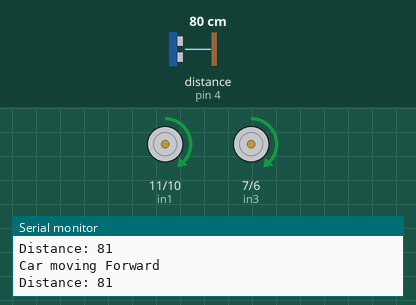
Simulated run of this sketch. Board: Arduino Uno, built with avr-gcc and run on an emulated ATmega328P. Parts: motor-driver pin pairs drawn as motors (green arrow = first pin HIGH = forward, orange = second pin HIGH = backward, longer = more drive, scaled by the enable pin), the last lines printed to the serial monitor. The test bench sets the inputs (shaded band); at power-on: distance to the obstacle (sensor on pin 4) 80 cm. The echo pulse lasts 58.3 µs per cm.

Above: at 1.2 s.
1.3 s: distance to the obstacle (sensor on pin 4) set to 27 cm
3.0 s: distance to the obstacle (sensor on pin 4) set to 21 cm
At 4.6 s:
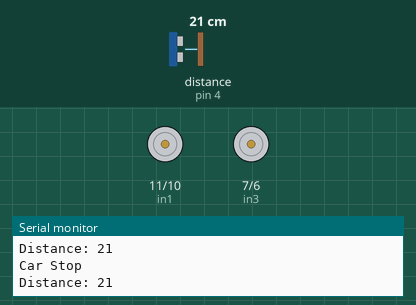
5.7 s: distance to the obstacle (sensor on pin 4) set to 35 cm
At 7.1 s:
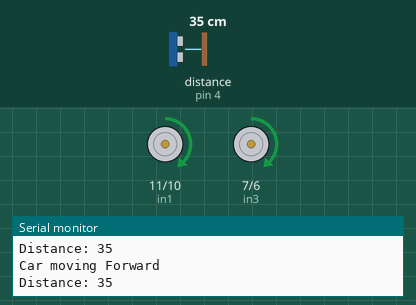
7.5 s: distance to the obstacle (sensor on pin 4) set to 2 cm
At 9.0 s:
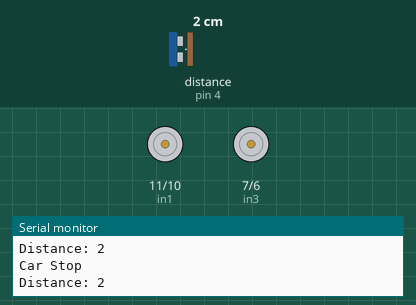
Timing chart, 0 to 10.3 s (numbered marks = the images above; inputs shaded):
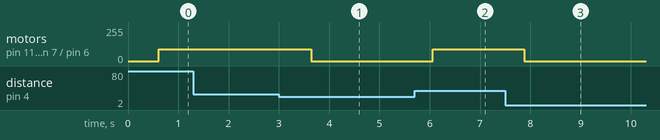

Measured:
- the behaviour switches between 25 and 24 cm on distance to the obstacle (sensor on pin 4) (found by bisection; images 0 and 1)
- after the input at 3.0 s, motor on pin 11 (in1) / pin 10 (in2), motor on pin 7 (in3) / pin 6 (in4): forward 90/255 → stopped after 0.64 s
- after the input at 5.7 s, motor on pin 11 (in1) / pin 10 (in2), motor on pin 7 (in3) / pin 6 (in4): stopped → forward 90/255 after 0.36 s
- after the input at 7.5 s, motor on pin 11 (in1) / pin 10 (in2), motor on pin 7 (in3) / pin 6 (in4): forward 90/255 → stopped after 0.38 s

The sketch:

Ultrasonic___Motor_Calibration.ino
```cpp
#include <NewPing.h>

#define Trig_Pin 12
#define Echo_Pin 4
#define Max_Distance 400

float distance;

NewPing sonar(Trig_Pin, Echo_Pin, Max_Distance);

#define in1 11
#define in2 10
#define in3 7
#define in4 6

const int enA = 3;
const int enB = 5;

void setup(){
Serial.begin(9600);

pinMode(in1, OUTPUT);
pinMode(in2, OUTPUT);
pinMode(in3, OUTPUT);
pinMode(in4, OUTPUT);
pinMode(enA, OUTPUT);
pinMode(enB, OUTPUT);


}

void loop(){
Serial.print("Distance: ");
Serial.println(Distance());

if(Distance() < 25){
  Stop();
}else
  moveForward();
}

int Distance(){
distance = sonar.ping_cm();
delay(300);
return distance;
}

void moveForward(){
analogWrite(enA, 90);
analogWrite(enB, 90);
digitalWrite(in1, HIGH);
digitalWrite(in2, LOW);
digitalWrite(in3, HIGH);
digitalWrite(in4, LOW);
Serial.println("Car moving Forward");
}

void Stop(){
analogWrite(enA, 0);
analogWrite(enB, 0);
digitalWrite(in1, LOW);
digitalWrite(in2, LOW);
digitalWrite(in3, LOW);
digitalWrite(in4, LOW);
Serial.println("Car Stop");
}

void moveLeft(){
analogWrite(enA, 90);
analogWrite(enB, 90);
digitalWrite(in1, HIGH);
digitalWrite(in2, LOW);
digitalWrite(in3, LOW);
digitalWrite(in4, LOW);
}

void moveRight(){
analogWrite(enA, 90);
analogWrite(enB, 90);
digitalWrite(in1, LOW);
digitalWrite(in2, LOW);
digitalWrite(in3, HIGH);
digitalWrite(in4, LOW);
}
```
